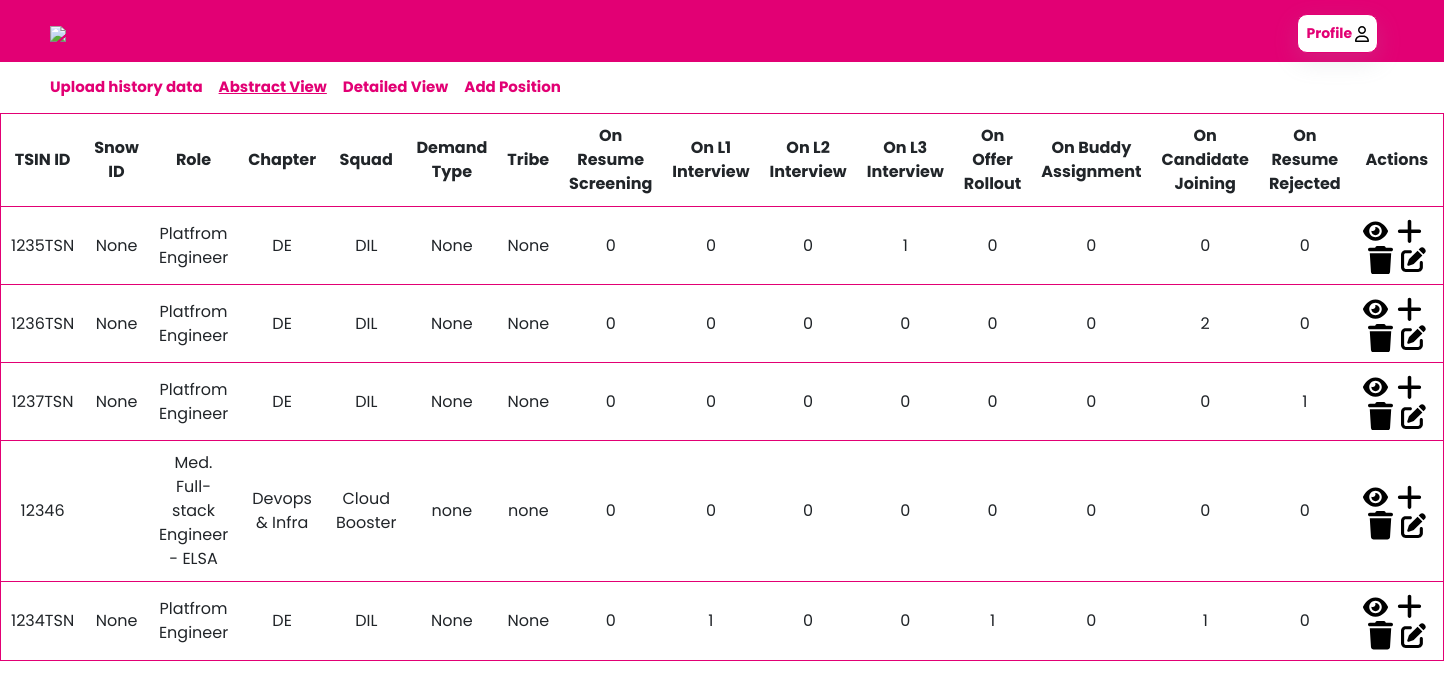
The page / on the database its author committed.
### tables this page shows
CREATE TABLE "roles" (
	"tsin_id"	TEXT NOT NULL,
	"Role"	TEXT NOT NULL,
	"Chapter"	TEXT NOT NULL,
	"Squad"	TEXT NOT NULL,
	"demand_type"	TEXT,
	"Tribe"	TEXT,
	"snow_id"	TEXT UNIQUE,
	PRIMARY KEY("tsin_id")
);

### app.py (the view)
@app.route('/')
def main():
    result, d,nums, phones=get_abstract_data()
    return render_template('candidates.html', roles=result, candidates=d, nums=nums, phones=phones)

### templates/candidates.html (shortened to what this page needs)
{% extends "layout/base.html" %}
{% block body_class %} landing-page {% endblock body_class %}
{% block content %}
<main>
<div class="info">
      <table class="roles">
      <tr>
      <th>TSIN ID</th>
      <th>Snow ID</th>
      <th>Role</th>
      <th>Chapter</th>
      <th>Squad</th>
      <th>Demand Type</th>
      <th>Tribe</th>
      <th>On Resume Screening</th>
      <th>On L1 Interview</th>
      <th>On L2 Interview</th>
      <th>On L3 Interview</th>
      <th>On Offer Rollout</th>
      <th>On Buddy Assignment</th>
      <th>On Candidate Joining</th>
      <th>On Resume Rejected</th>
      <th style="width:154px;">Actions</th>
      </tr>
      {% for i in roles %}
      <tr>
        <td>{{i[0]}}</td>
        <td>{{i[6]}}</td>
        <td>{{i[1]}}</td>
        <td>{{i[2]}}</td>
        <td>{{i[3]}}</td>
        <td>{{i[4]}}</td>
        <td>{{i[5]}}</td>
        <td>{{nums[i[0]]['stage1']}}</td>
        <td>{{nums[i[0]]['stage2']}}</td>
        <td>{{nums[i[0]]['stage3']}}</td>
        <td>{{nums[i[0]]['stage4']}}</td>
        <td>{{nums[i[0]]['stage5']}}</td>
        <td>{{nums[i[0]]['stage6']}}</td>
        <td>{{nums[i[0]]['stage7']}}</td>
        <td>{{nums[i[0]]['stage8']}}</td>
        <td>
        <a href="/delete-role/{{i[0]}}"></a>
        <a href="/delete-role/{{i[0]}}"></a>
        </td>
      </tr>
      {% endfor %}
      </table>
    </div>
</main>
{% endblock content %}

### templates/layout/base.html (shortened to what this page needs)
<!DOCTYPE html>
<html lang="en">
<head>
    <link href="{{url_for('static',filename='css/style.css')}}" rel="stylesheet">
    <link href="https://cdn.jsdelivr.net/npm/bootstrap@5.1.3/dist/css/bootstrap.min.css" rel="stylesheet">
    <link href="https://unpkg.com/aos@2.3.1/dist/aos.css" rel="stylesheet">
    <link href="https://cdn.jsdelivr.net/npm/select2@4.1.0-beta.1/dist/css/select2.min.css" rel="stylesheet" />
</head>
<body class="{% block body_class %}{% endblock body_class %}">
    <div id="page">
        {% include 'includes/topbar.html' %}
        {% include 'includes/header.html' %}
        {% block content %}{% endblock content %}
    </div>
</body>
</html>

### templates/includes/topbar.html (shortened to what this page needs)
<div class="header menu_fixed topbar" >
<a class="navbar-brand logo" href="/"><img src="https://www.t-systems.com/resource/crblob/4136/bd88591b7daf9da413c65e4e207decbf/logo-t-systems-white.svg-data.svg" width=300 class="logo-main" style="width:124px;"></a>
	<nav class="navbar navbar-nav navbar-expand-lg " style="margin-top:-20px;float: right; color:white; padding-left: 50px;padding-right: 50px;">
		<a class="navbar-brand navbar-center" href="/"><button class="loginbtn" style="font-size:14px;box-shadow: rgba(149, 157, 165, 0.2) 0px 8px 24px;"><b>Profile </b></button></a>
	</nav>
</div>

### templates/includes/header.html (shortened to what this page needs)
<header class="header menu_fixed">
	<nav class="navbar navbar-nav navbar-expand-lg navarea" style="   margin-top:-20px;padding-top:0;padding-bottom:0;  padding-left:50px; display: flex;flex-direction: row;  float: left; color:white; padding-right: 50px;">
		<a class="navbar-brand navbar-center" href="/upload-candidates"><button class="new_tsin" style="font-size:15px;"><b>Upload history data</b></button></a>
		<a class="navbar-brand navbar-center"href="/"><button class="new_tsin" style="font-size:15px;"><b>Abstract View</b></button></a>
		<a class="navbar-brand navbar-center"href="/detailed-view"><button class="new_tsin" style="font-size:15px;"><b>Detailed View</b></button></a>
		<a class="navbar-brand navbar-center"href="/add-tsin"><button class="new_tsin" style="font-size:15px;"><b>Add Position</b></button></a>
	</nav>
</header>

### static/css/style.css (style rules this page uses)
* { margin: 0; padding: 0; box-sizing: border-box; font-family: "Poppins", sans-serif; }
.header { background-color:white; }
.navbar-brand { text-align:center; font-weight:800; color:#E20074; font-size:41px !important; }
.loginbtn { background-color:white; color:#E20074; border:1px solid #E20074; padding:8px; border-radius: 10px; }
body { background-color: #242F3F; }
.roles { width:100%; }
.roles tr { border:1px solid #E20074; padding:5px; text-align:center; }
.roles td { padding:10px; }
.roles th { padding:10px; text-align:center; height:20px; }
.accordion { color: #444; cursor: pointer; width: 100%; text-align: left; border: none; outline: none; transition: 0.4s; }
.active, .accordion:hover { background-color: #ccc; }
.resume-upload, .stage-update, .candidate-row, #download_resume, .new_tsin { color:#E20074; border:0; background-color:white; }
.navbar-brand.active button { text-decoration: underline; }
.navbar-brand.active { background-color:transparent; }
.topbar { background-color: #E20074; padding-left:50px; }

### rows shown on the page
roles: tsin_id "1235TSN", i "None", Role "Platfrom Engineer", Chapter "DE", Squad "DIL", nums "0", nums "1"
roles: tsin_id "1236TSN", i "None", Role "Platfrom Engineer", Chapter "DE", Squad "DIL", nums "0", nums "2"
roles: tsin_id "1237TSN", i "None", Role "Platfrom Engineer", Chapter "DE", Squad "DIL", nums "0", nums "1"
roles: tsin_id "12346", Role "Med. Full-stack Engineer - ELSA", Chapter "Devops & Infra", Squad "Cloud Booster", demand_type "none", Tribe "none", nums "0"
roles: tsin_id "1234TSN", i "None", Role "Platfrom Engineer", Chapter "DE", Squad "DIL", nums "0", nums "1"
